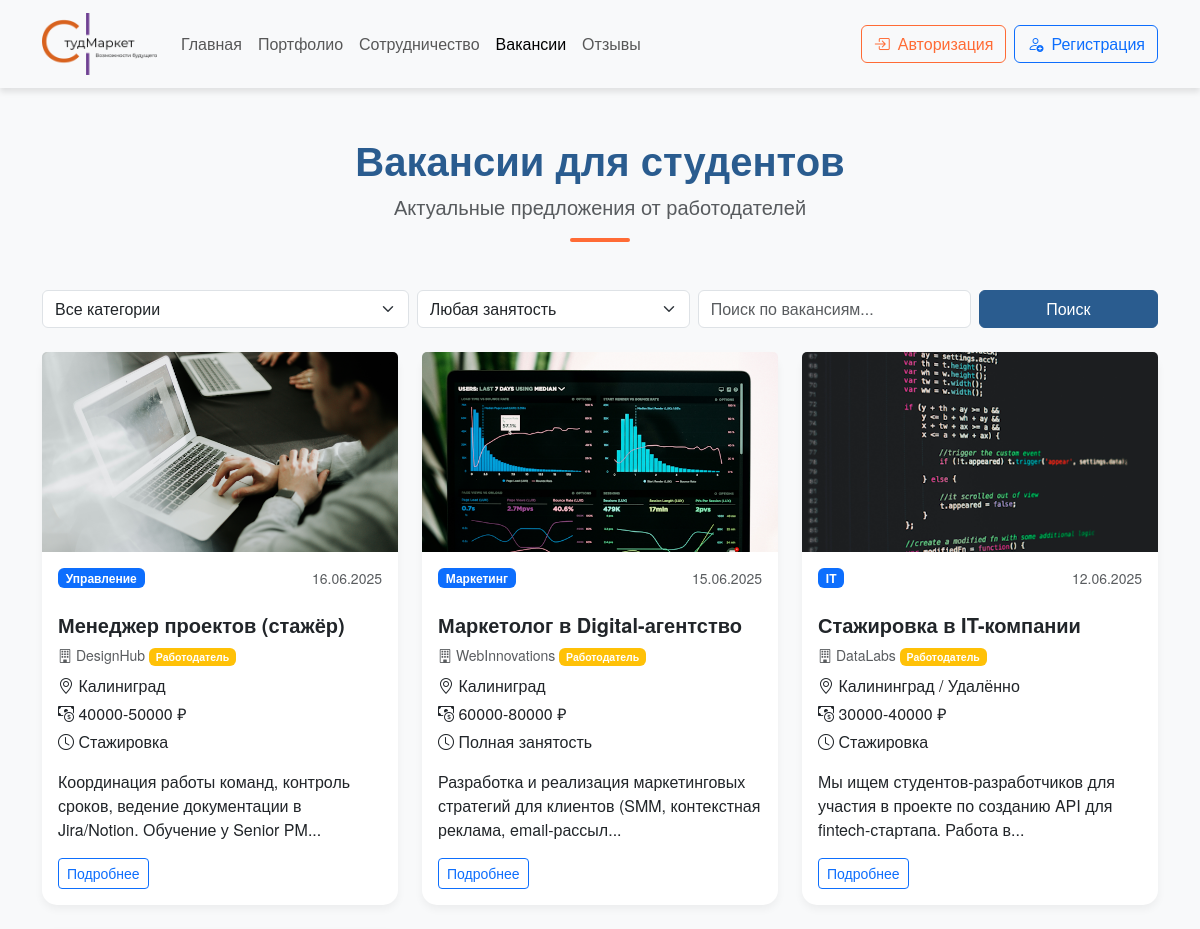
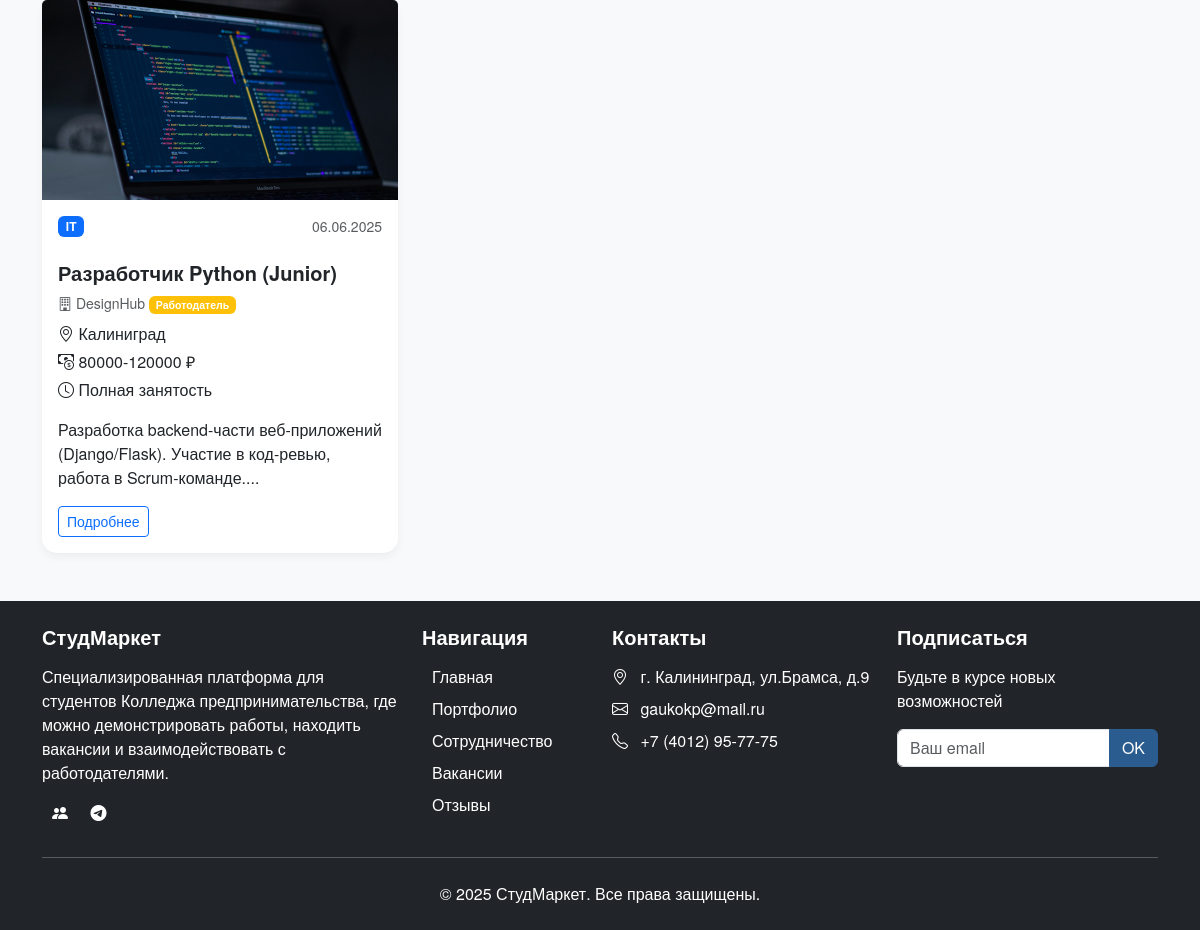
The page /pages/vacancies.php on the database its author committed (2 pictures, top to bottom).
### tables this page shows
CREATE TABLE `vacancies` (
  `id` int(11) NOT NULL,
  `user_id` int(11) NOT NULL,
  `title` varchar(255) NOT NULL,
  `category_id` int(11) NOT NULL,
  `employment_type` enum('full','part','internship','remote') NOT NULL,
  `salary` varchar(100) DEFAULT NULL,
  `location` varchar(255) DEFAULT NULL,
  `description` varchar(255) DEFAULT NULL,
  `requirements` varchar(255) DEFAULT NULL,
  `benefits` varchar(255) DEFAULT NULL,
  `contacts` varchar(255) DEFAULT NULL,
  `image_path` varchar(255) DEFAULT NULL,
  `created_at` timestamp NOT NULL DEFAULT CURRENT_TIMESTAMP,
  `status` enum('pending','approved','rejected') NOT NULL DEFAULT 'pending',
  `moderator_comment` text
);

CREATE TABLE `vacancy_categories` (
  `id` int(11) NOT NULL,
  `name` varchar(255) NOT NULL
);

CREATE TABLE `users` (
  `id` int(11) NOT NULL,
  `name` varchar(100) NOT NULL,
  `email` varchar(100) NOT NULL,
  `password` varchar(255) NOT NULL,
  `user_type` enum('student','employer') NOT NULL,
  `phone` varchar(20) DEFAULT NULL,
  `created_at` timestamp NULL DEFAULT CURRENT_TIMESTAMP,
  `avatar_path` varchar(255) DEFAULT 'img/no-image.png',
  `is_banned` tinyint(1) NOT NULL DEFAULT '0',
  `ban_reason` text
);

### pages/vacancies.php (the view, shortened to what this page needs)
<?php
require_once("../config/link.php");
$isLoggedIn = isset($_SESSION['user_id']);
if (isset($_GET['search']))
{
    $search_query = mysqli_real_escape_string($conn, $_GET['search']);
}
else
{
    $search_query = '';
}
if (isset($_GET['page']))
{
    $current_page = (int)$_GET['page'];
}
else
{
    $current_page = 1;
}
$limit = 9;
$offset = ($current_page - 1) * $limit;
$sql_where = "WHERE 1=1";
$sql = "SELECT v.*, u.name as company_name, u.user_type, c.name as category_name FROM vacancies v JOIN users u ON v.user_id = u.id JOIN vacancy_categories c ON v.category_id = c.id $sql_where ORDER BY v.created_at DESC LIMIT $limit OFFSET $offset";
$vacancies = mysqli_query($conn, $sql);
?>
<!DOCTYPE html>
<html lang="ru">
<head>
    <link rel="stylesheet" href="../css/bootstrap.min.css">
    <link rel="stylesheet" href="https://cdn.jsdelivr.net/npm/bootstrap-icons@1.11.1/font/bootstrap-icons.css">
    <link rel="stylesheet" href="../style.css">
</head>
<body class="d-flex flex-column min-vh-100">
<div class="flex-grow-1">
    <nav class="navbar navbar-expand-lg navbar-light bg-light sticky-top">
        <div class="container">
            <a class="navbar-brand" href="<?php if ($isLoggedIn) { echo '../profile.php'; } else { echo '../index.php'; } ?>">
                <img class="logo" src="../img/img5.png" alt="Логотип">
            </a>
            <div class="collapse navbar-collapse" id="navbarNav">
                <ul class="navbar-nav me-auto mb-2 mb-lg-0">
                    <?php
                    if ($isLoggedIn)
                    {
                    ?>
                    <li class="nav-item">
                        <a class="nav-link" href="../profile.php">Главная</a>
                    </li>
                    <?php
                    }
                    else
                    {
                    ?>
                    <li class="nav-item">
                        <a class="nav-link" href="../index.php">Главная</a>
                    </li>
                    <?php
                    }
                    ?>
                    <li class="nav-item">
                        <a class="nav-link" href="portfolio.php">Портфолио</a>
                    </li>
                    <li class="nav-item">
                        <a class="nav-link" href="cooperation.php">Сотрудничество</a>
                    </li>
                    <li class="nav-item">
                        <a class="nav-link active" aria-current="page" href="vacancies.php">Вакансии</a>
                    </li>
                    <li class="nav-item">
                        <a class="nav-link" href="all_reviews.php">Отзывы</a>
                    </li>
                </ul>
                <div class="d-flex">
                    <?php
                    if ($isLoggedIn)
                    {
                    ?>
                        <a href="../files/logout.php" class="btn btn-outline-danger">
                            <i class="bi bi-box-arrow-right"></i> Выйти
                        </a>
                    <?php
                    }
                    else
                    {
                    ?>
                        <button class="btn btn-outline-light me-2" data-bs-toggle="modal" data-bs-target="#loginModal">
                            <i class="bi bi-box-arrow-in-right me-2"></i>Авторизация
                        </button>
                        <button class="btn btn-outline-primary" data-bs-toggle="modal" data-bs-target="#registerModal">
                            <i class="bi bi-person-add me-2"></i>Регистрация
                        </button>
                    <?php
                    }
                    ?>
                </div>
            </div>
        </div>
    </nav>
    <section class="vacancies-section py-5">
        <div class="container">
            <div class="section-header text-center mb-5">
                <h2 class="display-5 fw-bold">Вакансии для студентов</h2>
                <p class="lead text-muted">Актуальные предложения от работодателей</p>
                <div class="divider mx-auto"></div>
            </div>
            <div class="row mb-4">
                <div class="col-md-12">
                    <form method="GET" action="vacancies.php" class="row g-2">
                        <div class="col-md-4">
                            <select class="form-select" name="category">
                                <option value="0">Все категории</option>
                            </select>
                        </div>
                        <div class="col-md-3">
                            <select class="form-select" name="employment">
                                <option value="">Любая занятость</option>
                            </select>
                        </div>
                        <div class="col-md-3">
                            <input type="text" class="form-control" name="search" placeholder="Поиск по вакансиям..." value="<?= htmlspecialchars($search_query) ?>">
                        </div>
                        <div class="col-md-2">
                            <button type="submit" class="btn btn-primary w-100">Поиск</button>
                        </div>
                    </form>
                </div>
            </div>
            <div class="row g-4">
                <?php
                if (mysqli_num_rows($vacancies) > 0)
                {
                ?>
                    <?php
                    while ($vacancy = mysqli_fetch_assoc($vacancies))
                    {
                    ?>
                        <div class="col-md-4">
                            <div class="card h-100">
                                <img src="<?= htmlspecialchars($vacancy['image_path'] ?: '../img/no-image.png') ?>" class="card-img-top portfolio-img" alt="<?= htmlspecialchars($vacancy['title']) ?>">
                                <div class="card-body">
                                    <div class="d-flex justify-content-between align-items-start mb-2">
                                        <span class="badge bg-primary"><?= htmlspecialchars($vacancy['category_name']) ?></span>
                                        <p class="text-muted small border-0"><?= date('d.m.Y', strtotime($vacancy['created_at'])) ?></p>
                                    </div>
                                    <h5 class="card-title"><?= htmlspecialchars($vacancy['title']) ?></h5>
                                    <p class="text-muted small mb-2">
                                        <i class="bi bi-building"></i> <?= htmlspecialchars($vacancy['company_name']) ?>
                                        <span class="badge bg-<?php if ($vacancy['user_type'] == 'employer') { echo 'warning'; } ?>">
                                            <?php
                                            if ($vacancy['user_type'] == 'employer')
                                            {
                                                echo 'Работодатель';
                                            }
                                            ?>
                                        </span>
                                    </p>
                                    <div class="vacancy-meta mb-3">
                                        <p class="mb-1">
                                            <i class="bi bi-geo-alt"></i>
                                            <?= htmlspecialchars($vacancy['location'] ?: 'Не указано') ?>
                                        </p>
                                        <p class="mb-1">
                                            <i class="bi bi-cash-coin"></i>
                                            <?= $vacancy['salary'] ? htmlspecialchars($vacancy['salary']) . ' ₽' : 'По договорённости' ?>
                                        </p>
                                        <p class="mb-1">
                                            <i class="bi bi-clock"></i>
                                            <?php
                                            switch($vacancy['employment_type'])
                                            {
                                                case 'full': echo 'Полная занятость'; break;
                                                case 'internship': echo 'Стажировка'; break;
                                            }
                                            ?>
                                        </p>
                                    </div>
                                    <p class="card-text">
                                        <?= mb_substr(htmlspecialchars($vacancy['description']), 0, 100) ?>...
                                    </p>
                                    <div class="d-flex justify-content-between align-items-center mt-3">
                                        <a href="vacancy_details.php?id=<?= $vacancy['id'] ?>" class="btn btn-sm btn-outline-primary">
                                            Подробнее
                                        </a>
                                    </div>
                                </div>
                            </div>
                        </div>
                    <?php
                    }
                    ?>
                <?php
                }
                ?>
            </div>
        </div>
    </section>
</div>
<?php
    require_once("footer.php");
?>
</body>
</html>

### style.css (style rules this page uses)
* { padding: 0; margin: 0; }
body { font-family: 'Helvetica Neue', Helvetica, Arial, sans-serif; background-color: #f8f9fa; color: #212529; }
h1, h2, h3, h4, h5, h6 { font-weight: 700; }
a { transition: color 0.3s; }
.navbar { box-shadow: 0 4px 6px rgba(0,0,0,0.1); }
.logo { width: 115px; height: auto; }
.btn-primary { background-color: #2A5C8F; border-color: #2A5C8F; transition: background-color 0.3s; }
.section-header h2 { font-size: 2.5rem; color: #2A5C8F; }
.divider { width: 60px; height: 4px; background-color: #FF6B35; margin: 1rem auto; border-radius: 2px; }
.card { border: none; border-radius: 15px; box-shadow: 0 4px 8px rgba(0,0,0,0.05); transition: transform 0.3s, box-shadow 0.3s; }
.badge.bg-primary { background-color: #2A5C8F; }
.btn-outline-light { border-color: #FF6B35; color: #FF6B35; }
.portfolio-img { height: 200px; object-fit: cover; width: 100%; }

### rows shown on the page
vacancies: image_path (picture), category.name "Управление", created_at "16.06.2025", title "Менеджер проектов (стажёр)", user.name "DesignHub", location "Калиниград", salary "40000-50000", employment_type "Стажировка", description "Координация работы команд, контроль сроков, ведение документации в Jira/Notion. Обучение у Senior PM"
vacancies: image_path (picture), category.name "Маркетинг", created_at "15.06.2025", title "Маркетолог в Digital-агентство", user.name "WebInnovations", location "Калиниград", salary "60000-80000", employment_type "Полная занятость", description "Разработка и реализация маркетинговых стратегий для клиентов (SMM, контекстная реклама, email-рассыл"
vacancies: image_path (picture), category.name "IT", created_at "12.06.2025", title "Стажировка в IT-компании", user.name "DataLabs", location "Калининград / Удалённо", salary "30000-40000", employment_type "Стажировка", description "Мы ищем студентов-разработчиков для участия в проекте по созданию API для fintech-стартапа. Работа в"
vacancies: image_path (picture), category.name "IT", created_at "06.06.2025", title "Разработчик Python (Junior)", user.name "DesignHub", location "Калиниград", salary "80000-120000", employment_type "Полная занятость", description "Разработка backend-части веб-приложений (Django/Flask). Участие в код-ревью, работа в Scrum-команде."
